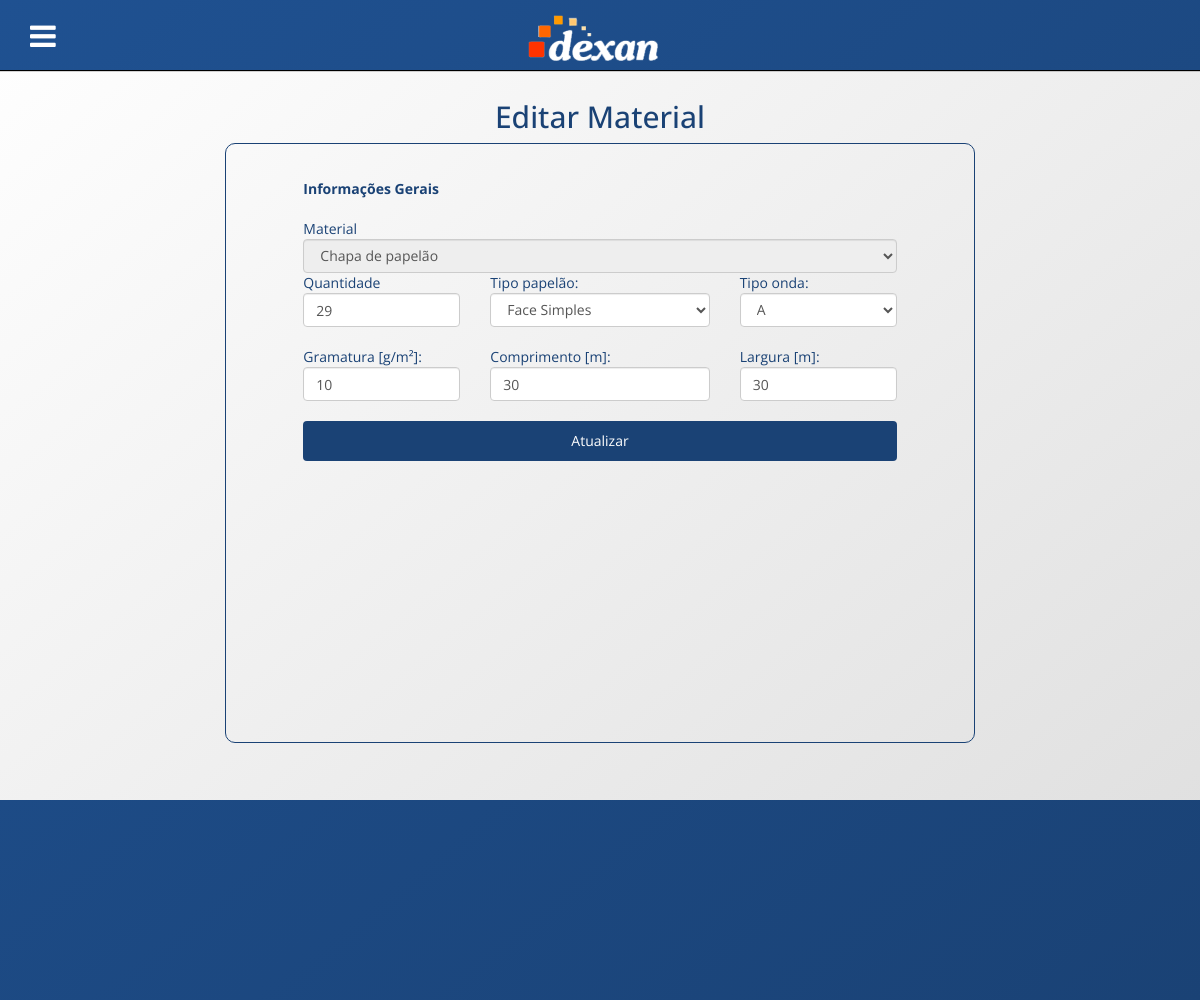
Page /editarmaterial.php?id=11 (signed in) on the earlier database version.
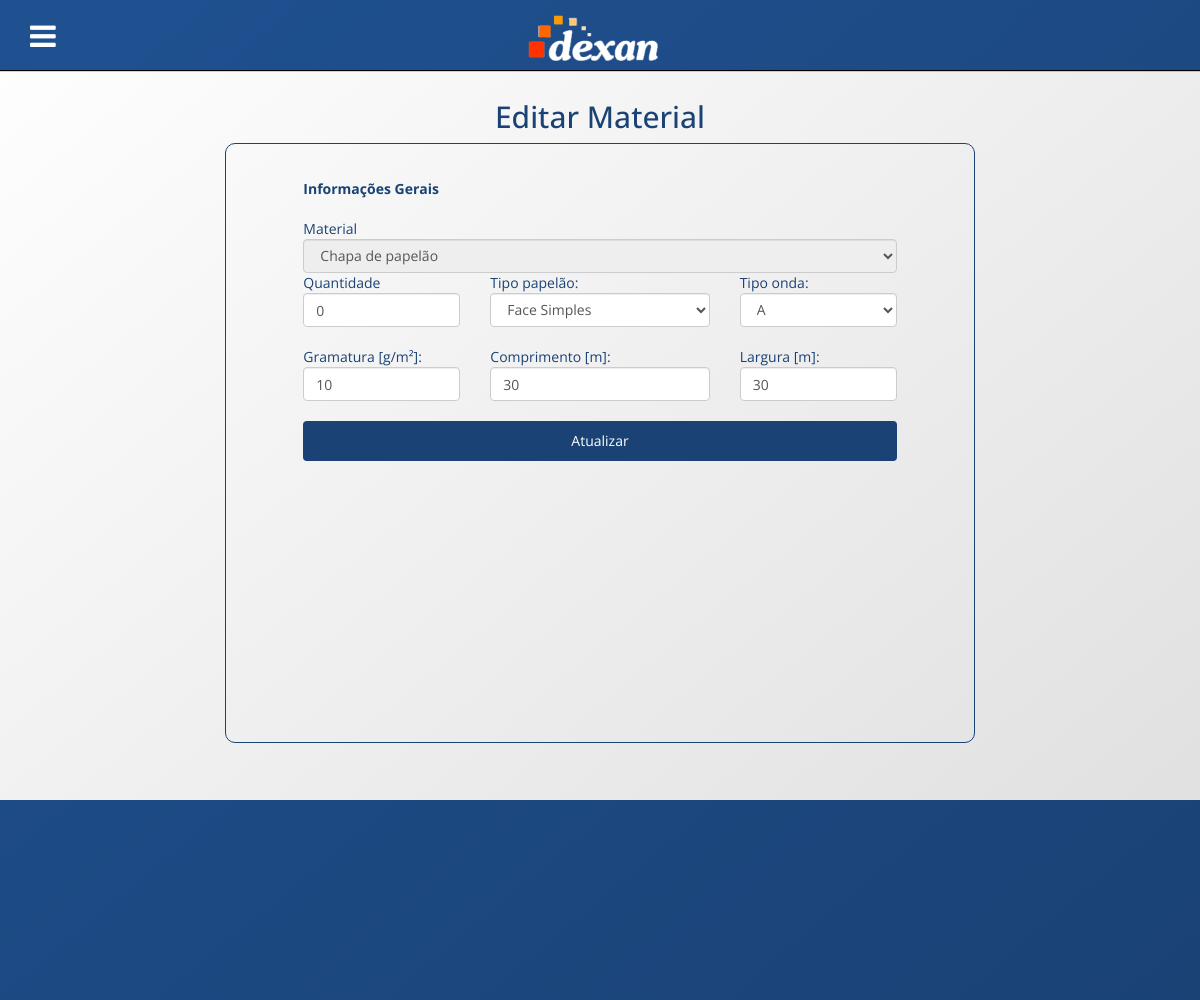
Same page on the later database version.
### tables this page shows
CREATE TABLE `chapas` (
  `cod_material` int(11) NOT NULL,
  `cod_tipo_onda` int(11) NOT NULL,
  `cod_tipo_papelao` int(11) NOT NULL,
  `gramatura` float NOT NULL,
  `comprimento` float NOT NULL,
  `largura` float NOT NULL
);

CREATE TABLE `materiais` (
  `cod` int(11) NOT NULL,
  `quantidade` int(11) NOT NULL
);

### db/database.php (called while the page is built, shortened)
<?php
function db_connect() {
    static $connection;
    if (!isset($connection)) {
        $db_host = 'localhost';
        $db_user = 'root';
        $db_password = '';
        $db_name = 'dexan_estoque';
        $connection = mysqli_connect($db_host, $db_user, $db_password, $db_name);
    }
    return $connection;
}
function db_query($query) {
    $connection = db_connect();
    return mysqli_query($connection, $query);
}
function db_select($query) {
    $rows = array();
    $result = db_query($query);
    while ($row = mysqli_fetch_assoc($result))
        $rows[] = $row;
    return $rows;
}
function db_quote($value) {
    $connection = db_connect();
    return mysqli_real_escape_string($connection, $value);
}
?>

### editarmaterial.php (the view, shortened to what the changed rows need)
<?php
include 'header.php';
function print_tipos_papelao($default=0) {
    $rows = db_select("SELECT cod,tipo FROM tipos_papelao");
    foreach ($rows as $row) {
		if ($row['cod'] == $default) {
			echo "<option value=\"$row[cod]\" selected>$row[tipo]</option>";
		} else {
			echo "<option value=\"$row[cod]\">$row[tipo]</option>";
		}
    }
}
function print_tipos_onda($default=0) {
    $rows = db_select("SELECT cod,tipo FROM tipos_onda");
    foreach ($rows as $row) {
		if ($row['cod'] == $default) {
			echo "<option value=\"$row[cod]\" selected>$row[tipo]</option>";
		} else {
			echo "<option value=\"$row[cod]\">$row[tipo]</option>";
		}
    }
}
function validar_cod_material($input) {
    return true;
}
$chapa = false;
$secundario = false;
$cod_material = 0;
if (isset($_GET['id'])) {
	$cod_material = db_quote($_GET['id']);
	if (validar_cod_material($cod_material)) {
		$rows = db_select("SELECT cod_material FROM chapas WHERE cod_material=$cod_material");
		$chapa = $rows != null;
	}
}
$largura = 0;
$comprimento = 0;
$gramatura = 0;
$cod_tipo_onda = 0;
$cod_tipo_papelao = 0;
$quantidade = 0;
$descricao = "";
if ($chapa) {
	$rows = db_select("SELECT
		materiais.quantidade AS materiais_quantidade,
		tipos_papelao.tipo AS tipos_papelao_tipo,
		tipos_onda.tipo AS tipos_onda_tipo,
		chapas.gramatura AS chapas_gramatura,
		chapas.comprimento AS chapas_comprimento,
		chapas.largura AS chapas_largura,
		materiais.cod AS materiais_cod,
		chapas.cod_tipo_onda AS chapas_cod_tipo_onda,
		chapas.cod_tipo_papelao AS chapas_cod_tipo_papelao
		FROM chapas, materiais, tipos_onda, tipos_papelao
		WHERE materiais.cod = $cod_material
			AND chapas.cod_material = materiais.cod
			AND tipos_onda.cod = chapas.cod_tipo_onda
			AND tipos_papelao.cod = chapas.cod_tipo_papelao");
	$largura = $rows[0]['chapas_largura'];
	$comprimento = $rows[0]['chapas_comprimento'];
	$gramatura = $rows[0]['chapas_gramatura'];
	$quantidade = $rows[0]['materiais_quantidade'];
	$cod_tipo_onda = $rows[0]['chapas_cod_tipo_onda'];
	$cod_tipo_papelao = $rows[0]['chapas_cod_tipo_papelao'];
} else if ($secundario) {
	$rows = db_select("SELECT
		materiais_secundarios.descricao AS materiais_secundarios_descricao,
		materiais.quantidade AS materiais_quantidade
		FROM materiais_secundarios, materiais
		WHERE materiais.cod = $cod_material AND materiais_secundarios.cod_material = materiais.cod");
	if ($rows == false) {
		die("");
	}
	$quantidade = $rows[0]['materiais_quantidade'];
	$descricao = $rows[0]['materiais_secundarios_descricao'];
}
?>
<section class="home container" id="home">
<div class="row">
	<div class="col-sm-6 col-sm-offset-3">
		<h2>Editar Material</h2>
	</div>
</div>
<div class="row">
	<div class="col-sm-8 col-sm-offset-2">
		<form action="webservice/editarmaterial.php" method="POST" class="boxCadastro">
			<br>
			<br>
			<?php if ($chapa) { ?>
				<div class="row">
					<div class="col-sm-3 col-sm-offset-1">
						Quantidade
						<input type="text" name="quantidade" class="form-control" placeholder="" value="<?php echo $quantidade; ?>">
					</div>
					<div class="col-sm-4 ">
						Tipo papelão:
						<select class="form-control" name="tipo_papelao"><?php print_tipos_papelao($cod_tipo_papelao); ?> </select><br>
					</div>
					<div class="col-sm-3 ">
						Tipo onda:
						<select class="form-control" name="tipo_onda"><?php print_tipos_onda($cod_tipo_onda); ?> </select><br>
					</div>
				</div>
				<div class="row">
					<div class="col-sm-3 col-sm-offset-1">
						Gramatura [g/m²]:
						<input type="text" class="form-control" name="gramatura" value="<?php echo $gramatura; ?>"><br>
					</div>
					<div class="col-sm-4 ">
						Comprimento [m]:
						<input type="text" class="form-control" name="comprimento" value="<?php echo $comprimento; ?>"><br>
					</div>
					<div class="col-sm-3 ">
						Largura [m]:
						<input type="text" class="form-control" name="largura" value="<?php echo $largura; ?>"><br>
					</div>
				</div>
			<?php } else if ($secundario) { ?>
                <div id="formMaterialSecundario">
    				<div class="row">
    					<div class="col-sm-3 col-sm-offset-1">
    						Quantidade
    						<input type="text" name="quantidade2" class="form-control" placeholder="" value="<?php echo $quantidade; ?>">
    					</div>
    					<div class="col-sm-4 ">
    						Descrição:
    						<input type="text" class="form-control" name="descricao" value="<?php echo $descricao; ?>"><br>
    					</div>
    				</div>
    			</div>
			<?php }?>
			<br>
	</div>
</div>
 </section>
<?php
include 'footer.php';
?>

Differences in the rows shown:
changed through a linked row, chapas: quantidade "29" → "0"
